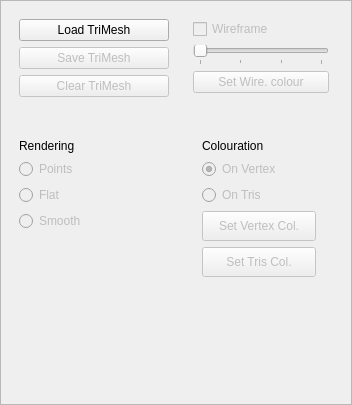
<?xml version="1.0" encoding="UTF-8"?>
<ui version="4.0">
 <class>TrimeshManager</class>
 <widget class="QFrame" name="TrimeshManager">
  <property name="geometry">
   <rect>
    <x>0</x>
    <y>0</y>
    <width>352</width>
    <height>405</height>
   </rect>
  </property>
  <property name="windowTitle">
   <string>Frame</string>
  </property>
  <property name="frameShape">
   <enum>QFrame::StyledPanel</enum>
  </property>
  <property name="frameShadow">
   <enum>QFrame::Raised</enum>
  </property>
  <widget class="QFrame" name="frame">
   <property name="geometry">
    <rect>
     <x>10</x>
     <y>10</y>
     <width>168</width>
     <height>111</height>
    </rect>
   </property>
   <property name="sizePolicy">
    <sizepolicy hsizetype="Preferred" vsizetype="Preferred">
     <horstretch>0</horstretch>
     <verstretch>0</verstretch>
    </sizepolicy>
   </property>
   <property name="frameShape">
    <enum>QFrame::NoFrame</enum>
   </property>
   <property name="frameShadow">
    <enum>QFrame::Plain</enum>
   </property>
   <layout class="QVBoxLayout" name="verticalLayout_2">
    <item>
     <widget class="QPushButton" name="butLoadTrimesh">
      <property name="sizePolicy">
       <sizepolicy hsizetype="Minimum" vsizetype="Fixed">
        <horstretch>0</horstretch>
        <verstretch>0</verstretch>
       </sizepolicy>
      </property>
      <property name="minimumSize">
       <size>
        <width>0</width>
        <height>0</height>
       </size>
      </property>
      <property name="maximumSize">
       <size>
        <width>150</width>
        <height>30</height>
       </size>
      </property>
      <property name="font">
       <font>
        <pointsize>9</pointsize>
       </font>
      </property>
      <property name="text">
       <string>Load TriMesh</string>
      </property>
     </widget>
    </item>
    <item>
     <widget class="QPushButton" name="butSaveTrimesh">
      <property name="enabled">
       <bool>false</bool>
      </property>
      <property name="sizePolicy">
       <sizepolicy hsizetype="Minimum" vsizetype="Fixed">
        <horstretch>0</horstretch>
        <verstretch>0</verstretch>
       </sizepolicy>
      </property>
      <property name="minimumSize">
       <size>
        <width>0</width>
        <height>0</height>
       </size>
      </property>
      <property name="maximumSize">
       <size>
        <width>150</width>
        <height>30</height>
       </size>
      </property>
      <property name="font">
       <font>
        <pointsize>9</pointsize>
       </font>
      </property>
      <property name="text">
       <string>Save TriMesh</string>
      </property>
     </widget>
    </item>
    <item>
     <widget class="QPushButton" name="butClearTrimesh">
      <property name="enabled">
       <bool>false</bool>
      </property>
      <property name="text">
       <string>Clear TriMesh</string>
      </property>
     </widget>
    </item>
    <item>
     <spacer name="verticalSpacer_3">
      <property name="orientation">
       <enum>Qt::Vertical</enum>
      </property>
      <property name="sizeHint" stdset="0">
       <size>
        <width>20</width>
        <height>40</height>
       </size>
      </property>
     </spacer>
    </item>
   </layout>
  </widget>
  <widget class="QFrame" name="frame_2">
   <property name="geometry">
    <rect>
     <x>184</x>
     <y>10</y>
     <width>154</width>
     <height>111</height>
    </rect>
   </property>
   <property name="sizePolicy">
    <sizepolicy hsizetype="Preferred" vsizetype="Preferred">
     <horstretch>0</horstretch>
     <verstretch>0</verstretch>
    </sizepolicy>
   </property>
   <property name="frameShape">
    <enum>QFrame::NoFrame</enum>
   </property>
   <property name="frameShadow">
    <enum>QFrame::Plain</enum>
   </property>
   <layout class="QGridLayout" name="gridLayout">
    <item row="0" column="0">
     <widget class="QCheckBox" name="cbWireframe">
      <property name="enabled">
       <bool>false</bool>
      </property>
      <property name="font">
       <font>
        <pointsize>9</pointsize>
       </font>
      </property>
      <property name="text">
       <string>Wireframe</string>
      </property>
     </widget>
    </item>
    <item row="2" column="0">
     <widget class="QPushButton" name="butSetWireframeColor">
      <property name="enabled">
       <bool>false</bool>
      </property>
      <property name="font">
       <font>
        <pointsize>9</pointsize>
        <weight>50</weight>
        <bold>false</bold>
       </font>
      </property>
      <property name="text">
       <string>Set Wire. colour</string>
      </property>
     </widget>
    </item>
    <item row="1" column="0">
     <widget class="QSlider" name="hsWireframeWidth">
      <property name="enabled">
       <bool>false</bool>
      </property>
      <property name="sizePolicy">
       <sizepolicy hsizetype="Expanding" vsizetype="Expanding">
        <horstretch>0</horstretch>
        <verstretch>0</verstretch>
       </sizepolicy>
      </property>
      <property name="minimum">
       <number>1</number>
      </property>
      <property name="maximum">
       <number>4</number>
      </property>
      <property name="tracking">
       <bool>false</bool>
      </property>
      <property name="orientation">
       <enum>Qt::Horizontal</enum>
      </property>
      <property name="tickPosition">
       <enum>QSlider::TicksBelow</enum>
      </property>
      <property name="tickInterval">
       <number>1</number>
      </property>
     </widget>
    </item>
    <item row="3" column="0">
     <spacer name="verticalSpacer_4">
      <property name="orientation">
       <enum>Qt::Vertical</enum>
      </property>
      <property name="sizeHint" stdset="0">
       <size>
        <width>20</width>
        <height>40</height>
       </size>
      </property>
     </spacer>
    </item>
   </layout>
  </widget>
  <widget class="QFrame" name="frame_3">
   <property name="geometry">
    <rect>
     <x>10</x>
     <y>130</y>
     <width>171</width>
     <height>176</height>
    </rect>
   </property>
   <property name="sizePolicy">
    <sizepolicy hsizetype="Preferred" vsizetype="Preferred">
     <horstretch>0</horstretch>
     <verstretch>0</verstretch>
    </sizepolicy>
   </property>
   <property name="frameShape">
    <enum>QFrame::NoFrame</enum>
   </property>
   <property name="frameShadow">
    <enum>QFrame::Plain</enum>
   </property>
   <layout class="QGridLayout" name="gridLayout_4">
    <item row="0" column="0">
     <widget class="QLabel" name="label">
      <property name="font">
       <font>
        <pointsize>9</pointsize>
       </font>
      </property>
      <property name="text">
       <string>Rendering</string>
      </property>
     </widget>
    </item>
    <item row="1" column="0">
     <widget class="QRadioButton" name="rbPoints">
      <property name="enabled">
       <bool>false</bool>
      </property>
      <property name="font">
       <font>
        <pointsize>9</pointsize>
       </font>
      </property>
      <property name="text">
       <string>Points</string>
      </property>
     </widget>
    </item>
    <item row="2" column="0">
     <widget class="QRadioButton" name="rbFlat">
      <property name="enabled">
       <bool>false</bool>
      </property>
      <property name="font">
       <font>
        <pointsize>9</pointsize>
       </font>
      </property>
      <property name="text">
       <string>Flat</string>
      </property>
     </widget>
    </item>
    <item row="3" column="0">
     <widget class="QRadioButton" name="rbSmooth">
      <property name="enabled">
       <bool>false</bool>
      </property>
      <property name="font">
       <font>
        <pointsize>9</pointsize>
       </font>
      </property>
      <property name="text">
       <string>Smooth</string>
      </property>
      <property name="checked">
       <bool>false</bool>
      </property>
     </widget>
    </item>
    <item row="4" column="0">
     <spacer name="verticalSpacer_2">
      <property name="orientation">
       <enum>Qt::Vertical</enum>
      </property>
      <property name="sizeHint" stdset="0">
       <size>
        <width>20</width>
        <height>40</height>
       </size>
      </property>
     </spacer>
    </item>
   </layout>
  </widget>
  <widget class="QFrame" name="frame_4">
   <property name="geometry">
    <rect>
     <x>184</x>
     <y>130</y>
     <width>151</width>
     <height>171</height>
    </rect>
   </property>
   <property name="sizePolicy">
    <sizepolicy hsizetype="Preferred" vsizetype="Minimum">
     <horstretch>0</horstretch>
     <verstretch>0</verstretch>
    </sizepolicy>
   </property>
   <property name="frameShape">
    <enum>QFrame::NoFrame</enum>
   </property>
   <property name="frameShadow">
    <enum>QFrame::Plain</enum>
   </property>
   <layout class="QGridLayout" name="gridLayout_2">
    <item row="4" column="0">
     <widget class="QPushButton" name="butSetTcolor">
      <property name="enabled">
       <bool>false</bool>
      </property>
      <property name="sizePolicy">
       <sizepolicy hsizetype="Fixed" vsizetype="Fixed">
        <horstretch>0</horstretch>
        <verstretch>0</verstretch>
       </sizepolicy>
      </property>
      <property name="minimumSize">
       <size>
        <width>114</width>
        <height>30</height>
       </size>
      </property>
      <property name="maximumSize">
       <size>
        <width>114</width>
        <height>30</height>
       </size>
      </property>
      <property name="font">
       <font>
        <pointsize>9</pointsize>
       </font>
      </property>
      <property name="text">
       <string>Set Tris Col.</string>
      </property>
     </widget>
    </item>
    <item row="0" column="0">
     <widget class="QLabel" name="label_2">
      <property name="font">
       <font>
        <pointsize>9</pointsize>
       </font>
      </property>
      <property name="text">
       <string>Colouration</string>
      </property>
      <property name="margin">
       <number>0</number>
      </property>
      <property name="indent">
       <number>-1</number>
      </property>
     </widget>
    </item>
    <item row="2" column="0">
     <widget class="QRadioButton" name="rbTriangleColor">
      <property name="enabled">
       <bool>false</bool>
      </property>
      <property name="font">
       <font>
        <pointsize>9</pointsize>
       </font>
      </property>
      <property name="text">
       <string>On Tris</string>
      </property>
     </widget>
    </item>
    <item row="1" column="0">
     <widget class="QRadioButton" name="rbVertexColor">
      <property name="enabled">
       <bool>false</bool>
      </property>
      <property name="font">
       <font>
        <pointsize>9</pointsize>
       </font>
      </property>
      <property name="text">
       <string>On Vertex</string>
      </property>
      <property name="checked">
       <bool>true</bool>
      </property>
     </widget>
    </item>
    <item row="3" column="0">
     <widget class="QPushButton" name="butSetVColor">
      <property name="enabled">
       <bool>false</bool>
      </property>
      <property name="sizePolicy">
       <sizepolicy hsizetype="Fixed" vsizetype="Fixed">
        <horstretch>0</horstretch>
        <verstretch>0</verstretch>
       </sizepolicy>
      </property>
      <property name="minimumSize">
       <size>
        <width>114</width>
        <height>30</height>
       </size>
      </property>
      <property name="maximumSize">
       <size>
        <width>114</width>
        <height>30</height>
       </size>
      </property>
      <property name="font">
       <font>
        <pointsize>9</pointsize>
       </font>
      </property>
      <property name="text">
       <string>Set Vertex Col.</string>
      </property>
     </widget>
    </item>
    <item row="5" column="0">
     <spacer name="verticalSpacer">
      <property name="orientation">
       <enum>Qt::Vertical</enum>
      </property>
      <property name="sizeHint" stdset="0">
       <size>
        <width>20</width>
        <height>40</height>
       </size>
      </property>
     </spacer>
    </item>
   </layout>
  </widget>
 </widget>
 <resources/>
 <connections/>
</ui>
